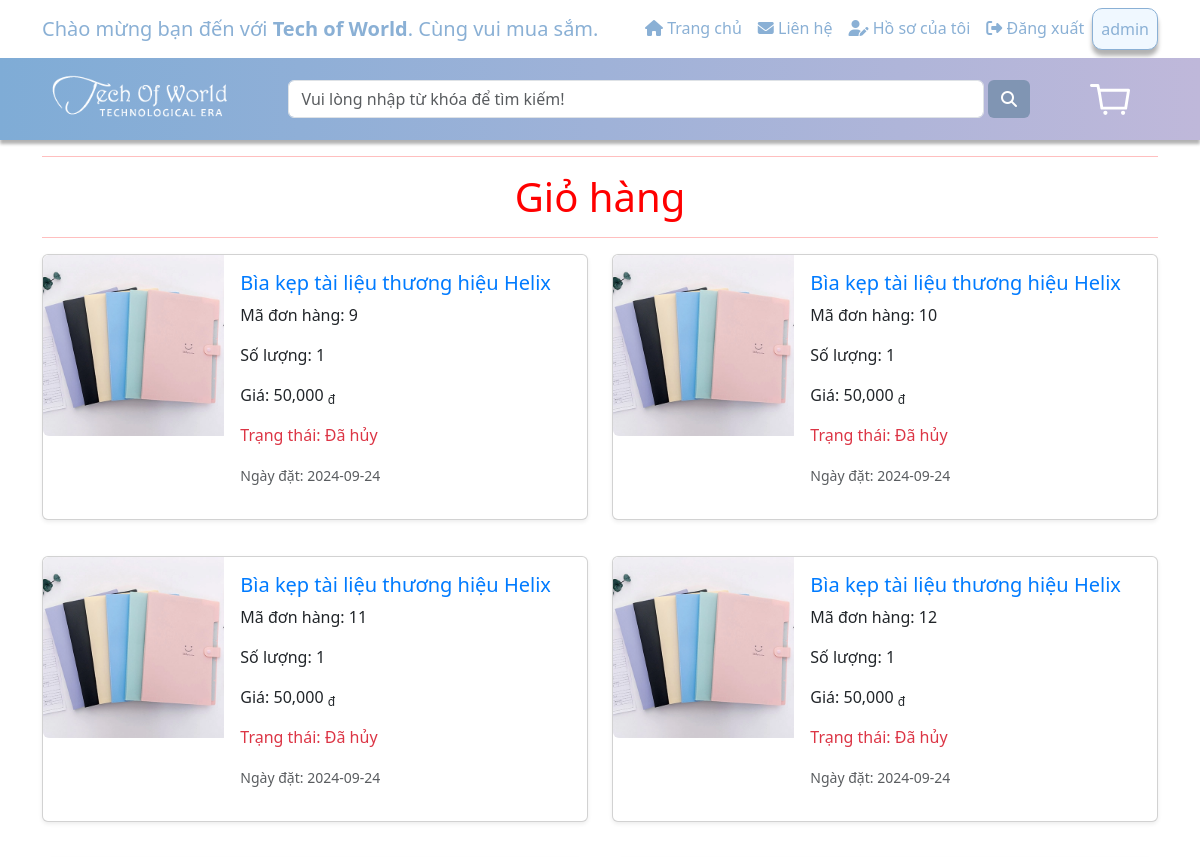
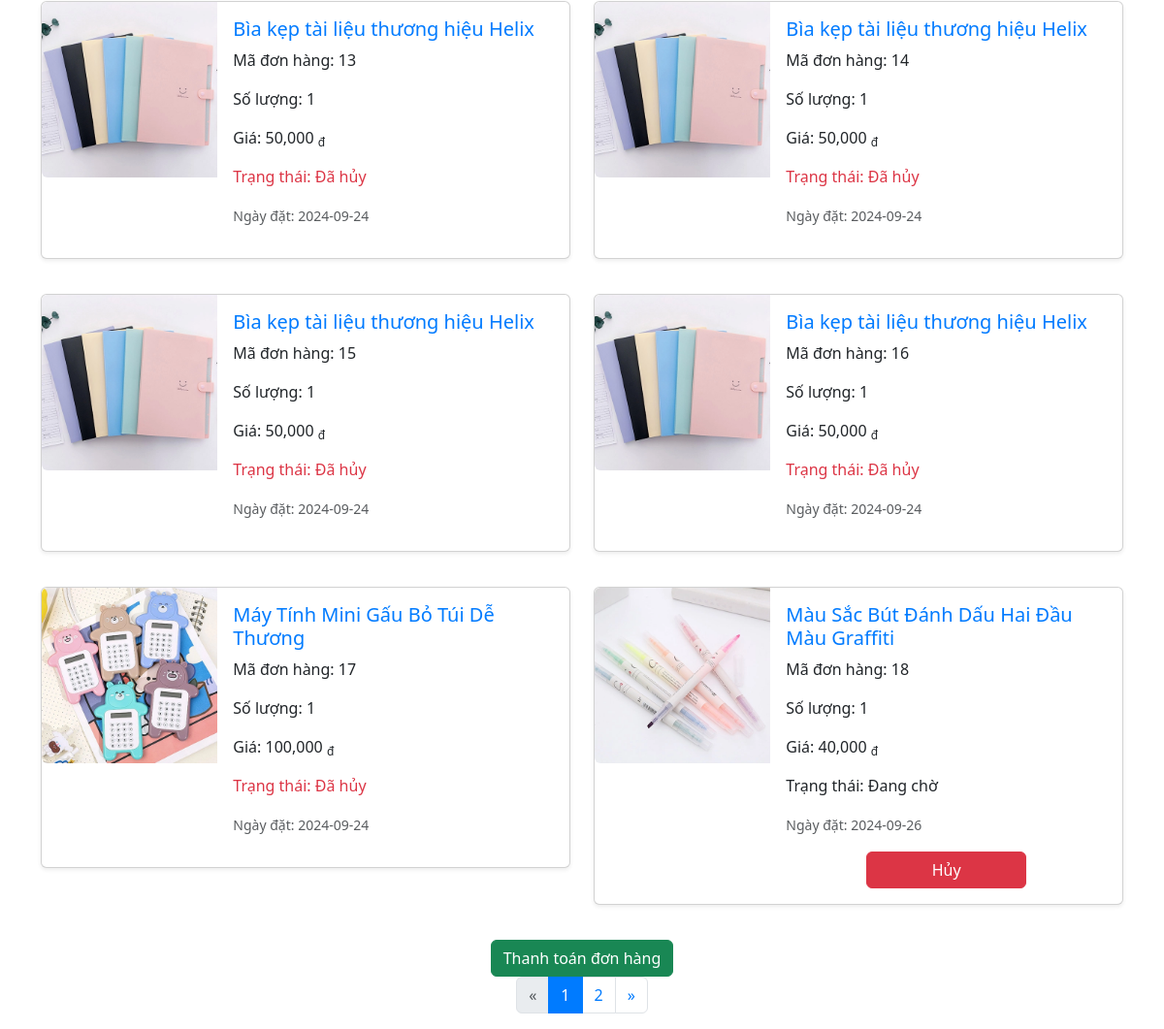
Screenshot of /Website/cart.php (signed in) with the database file from the repository (2 pictures, top to bottom).
### tables this page shows
CREATE TABLE `users` (
  `name` varchar(25) NOT NULL,
  `pass` varchar(255) NOT NULL,
  `email` varchar(255) DEFAULT NULL,
  `address` varchar(200) DEFAULT NULL,
  `role` tinyint(1) NOT NULL DEFAULT 0,
  `phone` varchar(15) DEFAULT NULL,
  `avatar` varchar(255) DEFAULT NULL
);

CREATE TABLE `donhang` (
  `donhang_ma` int(11) NOT NULL,
  `sp_ma` int(11) NOT NULL,
  `name` varchar(25) NOT NULL,
  `timeorder` date NOT NULL,
  `donhang_trangthai` varchar(100) NOT NULL,
  `donhang_gia` varchar(15) NOT NULL,
  `donhang_soluongsp` int(4) NOT NULL
);

CREATE TABLE `sanpham` (
  `sp_ma` int(11) NOT NULL,
  `loaisp_ten` varchar(100) NOT NULL,
  `sp_ten` varchar(250) NOT NULL,
  `sp_gia` varchar(250) NOT NULL,
  `sp_mota` varchar(300) DEFAULT NULL,
  `sp_motachitiet` varchar(300) NOT NULL,
  `sp_img` varchar(50) NOT NULL,
  `sp_soluong` int(250) NOT NULL DEFAULT 1,
  `loaisanpham` varchar(50) NOT NULL
);

### sources/linkFIle.php (called while the page is built, shortened)
<?php
$linkImgSp = '../Assets/img/SanPham/';
?>

### Website/cart.php (the view, shortened to what this page needs)
<!DOCTYPE html>
<html lang="en">
<head>
    <link href="https://cdn.jsdelivr.net/npm/bootstrap@5.3.1/dist/css/bootstrap.min.css" rel="stylesheet">
    <link rel="stylesheet" href="https://cdnjs.cloudflare.com/ajax/libs/font-awesome/6.4.2/css/all.min.css">
    <?php include('../sources/linkFIle.php'); ?>
</head>
<body>
    <?php
    include($linkFE . 'top_header.php');
    include($linkFE . 'header.php');
    $name = $_SESSION['username'];
    $stmt = $connect->prepare("SELECT * FROM donhang WHERE name = ?");
    $stmt->bind_param("s", $name);
    $stmt->execute();
    $resul = $stmt->get_result();
    $danhsachdonhang = [];
    while ($row = mysqli_fetch_array($resul, MYSQLI_ASSOC)) {
        $danhsachdonhang[] = $row;
    }
    $cartValueShow = 10;
    $pagination = ceil(count($danhsachdonhang) / $cartValueShow);
    $page = isset($_GET['page']) ? (int)$_GET['page'] : 1;
    $page = max(1, min($pagination, $page));
    $firstPage = ($page - 1) * $cartValueShow;
    $endPage = min($firstPage + $cartValueShow, count($danhsachdonhang));
    ?>
    <div class="container">
        <hr style="color:red">
        <h1 class="text-center" style="color:red;">Giỏ hàng</h1>
        <hr style="color:red">
        <div class="row">
            <?php
            if ($danhsachdonhang) :
                for ($i = $firstPage; $i < $endPage; $i++) :
                    $donhang = $danhsachdonhang[$i];
                    $stmt = $connect->prepare("SELECT * FROM sanpham WHERE sp_ma = ?");
                    $stmt->bind_param("i", $donhang['sp_ma']);
                    $stmt->execute();
                    $result = $stmt->get_result();
                    $sp = $result->fetch_assoc();
            ?>
                <div class="col-md-6 mb-3">
                    <div class="card shadow-sm">
                        <div class="row g-0">
                            <div class="col-md-4">
                                <img src="<?= $linkImgSp . $sp['sp_img'] ?>" class="img-fluid rounded-start" alt="...">
                            </div>
                            <div class="col-md-8">
                                <div class="card-body">
                                    <h5 class="card-title">
                                        <a href="./product.php?sp_ma=<?= $sp['sp_ma'] ?>"><?= $sp['sp_ten'] ?></a>
                                    </h5>
                                    <p class="card-text">Mã đơn hàng: <?= $donhang['donhang_ma'] ?></p>
                                    <p class="card-text">Số lượng: <?= $donhang['donhang_soluongsp'] ?></p>
                                    <p class="card-text">Giá: <?= number_format($donhang['donhang_gia'], 0, '.', ',') ?> <sub>đ</sub></p>
                                    <p class="card-text <?php echo ($donhang['donhang_trangthai'] == 'Đã hủy') ? 'text-danger' : ''; ?>">
                                        Trạng thái: <?= $donhang['donhang_trangthai'] ?>
                                    </p>
                                    <p class="card-text"><small class="text-muted">Ngày đặt: <?= $donhang['timeorder'] ?></small></p>
                                    <div class="d-grid gap-2 col-6 mx-auto">
                                        <?php if ($donhang['donhang_trangthai'] != "Đã hủy") : ?>
                                            <button type="button" class="btn btn-danger" data-bs-toggle="modal" data-bs-target="#modal<?= $donhang['donhang_ma'] ?>">
                                                Hủy
                                            </button>
                                        <?php endif; ?>
                                    </div>
                                </div>
                            </div>
                        </div>
                    </div>
                </div>
            <?php endfor; ?>
            <?php else : ?>
                <div class="col-12 text-center">Không có đơn hàng nào trong giỏ.</div>
            <?php endif; ?>
        </div>
        <div class="text-center">
            <button type="button" class="btn btn-success" data-bs-toggle="modal" data-bs-target="#paymentModal">
                Thanh toán đơn hàng
            </button>
        </div>
        <nav aria-label="Page navigation " class="d-flex justify-content-center">
            <ul class="pagination">
                <li class="page-item <?= ($page <= 1) ? 'disabled' : '' ?>">
                    <a class="page-link" href="?page=<?= $page - 1 ?>" aria-label="Previous">
                        <span aria-hidden="true">&laquo;</span>
                    </a>
                </li>
                <?php for ($i = 1; $i <= $pagination; $i++) : ?>
                    <li class="page-item <?= ($i == $page) ? 'active' : '' ?>">
                        <a class="page-link" href="?page=<?= $i ?>"><?= $i ?></a>
                    </li>
                <?php endfor; ?>
                <li class="page-item <?= ($page >= $pagination) ? 'disabled' : '' ?>">
                    <a class="page-link" href="?page=<?= $page + 1 ?>" aria-label="Next">
                        <span aria-hidden="true">&raquo;</span>
                    </a>
                </li>
            </ul>
        </nav>
    </div>
</body>
</html>

### sources/FE/top_header.php (shortened to what this page needs)
<?php
include_once("../sources/connect.php");
$user = null;
if (isset($_SESSION['username'])) {
    $loggedInUsername = $_SESSION['username'];
    $sql = "SELECT * FROM users WHERE name = '$loggedInUsername'";
    $result = $connect->query($sql);
    if ($result && $result->num_rows > 0) {
        $user = mysqli_fetch_array($result, MYSQLI_ASSOC);
    }
}
?>
<!DOCTYPE html>
<html lang="en">
<head>
    <link href="https://cdn.jsdelivr.net/npm/bootstrap@5.3.1/dist/css/bootstrap.min.css" rel="stylesheet">
    <link rel="stylesheet" href="https://cdnjs.cloudflare.com/ajax/libs/font-awesome/6.4.2/css/all.min.css">
</head>
<body>
    <nav class="navbar navbar-expand-lg" id="navbar1">
        <div class="container">
            <div class="collapse navbar-collapse">
                <div class="top-slogan me-auto">Chào mừng bạn đến với <strong>Tech of World</strong>. Cùng vui mua sắm.</div>
                <ul class="navbar-nav ms-auto" id="ic-user" style="display: none;">
                    <li class="nav-item">
                        <a class="nav-link home" id="navbar" href="../Website/website.php"><i class="fas fa-home"></i> Trang chủ</a>
                    </li>
                    <li class="navbar-nav ms-auto">
                        <a class="nav-link contact" href="../Website/contact.php"><i class="fas fa-envelope"></i> Liên hệ</a>
                    </li>
                    <li class="nav-item">
                        <a class="nav-link" href="../website/profile_user.php"><i class="fas fa-user-edit"></i> Hồ sơ của tôi</a>
                    </li>
                    <li class="nav-item">
                        <a class="nav-link" href="../sources/BE/logout_process.php"><i class="fas fa-sign-out-alt"></i> Đăng xuất</a>
                    </li>
                    <li class="nav-item">
                        <a class="nav-link user" id="navbar1">
                            <span id="username-display"><?= isset($user['name']) ? htmlspecialchars($user['name']) : 'Khách' ?></span>
                        </a>
                    </li>
                </ul>
            </div>
        </div>
    </nav>
</body>
</html>

### Website/cart.php (style rules this page uses)
body { font-family: Arial, sans-serif; background-color: #f8f9fa; }
.card { border: 1px solid #ccc; border-radius: 12px; margin-bottom: 20px; transition: transform 0.3s; }
.card-title a { color: #007bff; text-decoration: none; }
.btn-danger { background-color: #dc3545; border: none; }
.pagination .page-item.active .page-link { background-color: #007bff; border-color: #007bff; }
.pagination .page-link { color: #007bff; }

### sources/FE/top_header.php (style rules this page uses)
#navbar1 { color: #8ab0d5; box-shadow: 0px 6px 4px rgba(0, 0, 0, 0.3); }
.top-slogan { font-size: 20px; }
a.nav-link { color: #8ab0d5; }
a.nav-link.user { border: 1px solid; background: aliceblue; border-radius: 10px }

### rows the page displays
users: name "admin"
donhang: sp_ma.sp_img (picture), sp_ma.sp_ten "Bìa kẹp tài liệu thương hiệu Helix", donhang_ma "9", donhang_soluongsp "1", donhang_gia "50,000", donhang_trangthai "Đã hủy", timeorder "2024-09-24"
donhang: sp_ma.sp_img (picture), sp_ma.sp_ten "Bìa kẹp tài liệu thương hiệu Helix", donhang_ma "10", donhang_soluongsp "1", donhang_gia "50,000", donhang_trangthai "Đã hủy", timeorder "2024-09-24"
donhang: sp_ma.sp_img (picture), sp_ma.sp_ten "Bìa kẹp tài liệu thương hiệu Helix", donhang_ma "11", donhang_soluongsp "1", donhang_gia "50,000", donhang_trangthai "Đã hủy", timeorder "2024-09-24"
donhang: sp_ma.sp_img (picture), sp_ma.sp_ten "Bìa kẹp tài liệu thương hiệu Helix", donhang_ma "12", donhang_soluongsp "1", donhang_gia "50,000", donhang_trangthai "Đã hủy", timeorder "2024-09-24"
donhang: sp_ma.sp_img (picture), sp_ma.sp_ten "Bìa kẹp tài liệu thương hiệu Helix", donhang_ma "13", donhang_soluongsp "1", donhang_gia "50,000", donhang_trangthai "Đã hủy", timeorder "2024-09-24"
donhang: sp_ma.sp_img (picture), sp_ma.sp_ten "Bìa kẹp tài liệu thương hiệu Helix", donhang_ma "14", donhang_soluongsp "1", donhang_gia "50,000", donhang_trangthai "Đã hủy", timeorder "2024-09-24"
donhang: sp_ma.sp_img (picture), sp_ma.sp_ten "Bìa kẹp tài liệu thương hiệu Helix", donhang_ma "15", donhang_soluongsp "1", donhang_gia "50,000", donhang_trangthai "Đã hủy", timeorder "2024-09-24"
donhang: sp_ma.sp_img (picture), sp_ma.sp_ten "Bìa kẹp tài liệu thương hiệu Helix", donhang_ma "16", donhang_soluongsp "1", donhang_gia "50,000", donhang_trangthai "Đã hủy", timeorder "2024-09-24"
donhang: sp_ma.sp_img (picture), sp_ma.sp_ten "Máy Tính Mini Gấu Bỏ Túi Dễ Thương", donhang_ma "17", donhang_soluongsp "1", donhang_gia "100,000", donhang_trangthai "Đã hủy", timeorder "2024-09-24"
donhang: sp_ma.sp_img (picture), sp_ma.sp_ten "Màu Sắc Bút Đánh Dấu Hai Đầu Màu Graffiti", donhang_ma "18", donhang_soluongsp "1", donhang_gia "40,000", donhang_trangthai "Đang chờ", timeorder "2024-09-26"
